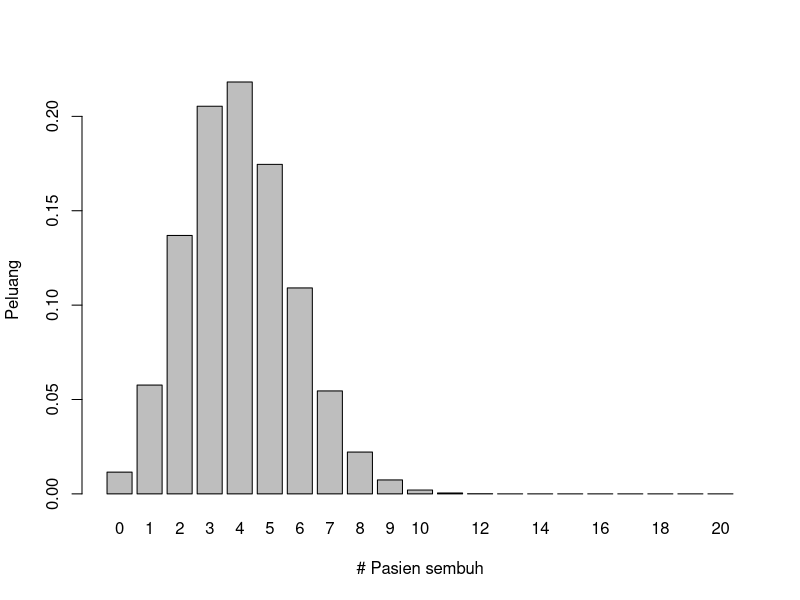

This figure's R source:
# 2a
dbinom(x=4, size=20, prob=0.2)

# 2b
x = 0:20
p <- dbinom(x, size=20, prob=0.2)
data = data.frame(x=x, p=p)
barplot(height=data$p, names.arg=data$x, xlab="# Pasien sembuh", ylab="Peluang")

# 2c
n = 20
p = 0.2
q = 1-p
rataan = n*p
print(paste("Rataan : ", rataan))
varian = n*p*q
print(paste("Varian : ", varian))


